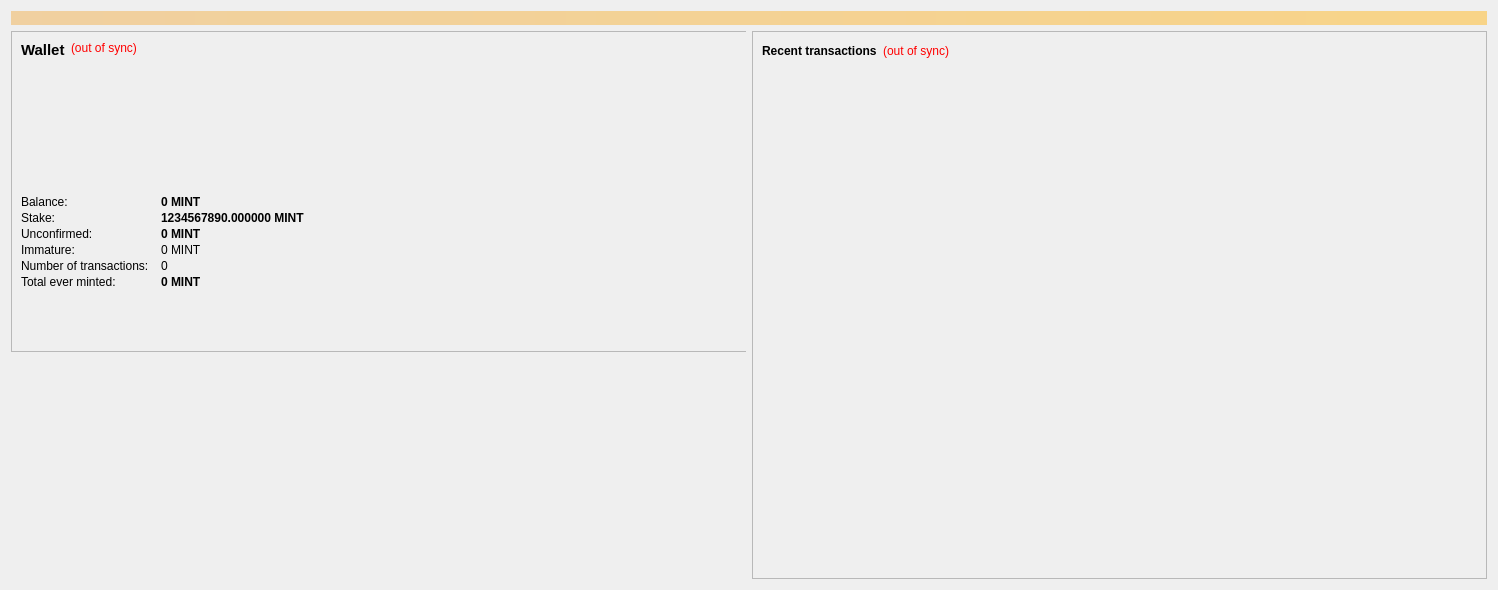
<?xml version="1.0" encoding="UTF-8"?>
<ui version="4.0">
 <class>OverviewPage</class>
 <widget class="QWidget" name="OverviewPage">
  <property name="geometry">
   <rect>
    <x>0</x>
    <y>0</y>
    <width>1498</width>
    <height>590</height>
   </rect>
  </property>
  <property name="minimumSize">
   <size>
    <width>0</width>
    <height>0</height>
   </size>
  </property>
  <property name="windowTitle">
   <string>Form</string>
  </property>
  <layout class="QVBoxLayout" name="topLayout">
   <item>
    <widget class="QLabel" name="labelAlerts">
     <property name="visible">
      <bool>false</bool>
     </property>
     <property name="styleSheet">
      <string notr="true">background-color: qlineargradient(x1: 0, y1: 0, x2: 1, y2: 0, stop:0 #F0D0A0, stop:1 #F8D488);  color:#000000</string>
     </property>
     <property name="wordWrap">
      <bool>true</bool>
     </property>
     <property name="margin">
      <number>3</number>
     </property>
    </widget>
   </item>
   <item>
    <layout class="QHBoxLayout" name="horizontalLayout" stretch="1,1">
     <item>
      <widget class="QFrame" name="walletFrame">
       <property name="sizePolicy">
        <sizepolicy hsizetype="Preferred" vsizetype="MinimumExpanding">
         <horstretch>0</horstretch>
         <verstretch>0</verstretch>
        </sizepolicy>
       </property>
       <property name="minimumSize">
        <size>
         <width>450</width>
         <height>0</height>
        </size>
       </property>
       <widget class="QFrame" name="frame_4">
        <property name="geometry">
         <rect>
          <x>0</x>
          <y>0</y>
          <width>741</width>
          <height>321</height>
         </rect>
        </property>
        <property name="frameShape">
         <enum>QFrame::StyledPanel</enum>
        </property>
        <property name="frameShadow">
         <enum>QFrame::Raised</enum>
        </property>
        <layout class="QVBoxLayout" name="verticalLayout_8">
         <item>
          <layout class="QHBoxLayout" name="horizontalLayout_6">
           <item>
            <widget class="QLabel" name="label_13">
             <property name="font">
              <font>
               <pointsize>11</pointsize>
               <weight>75</weight>
               <bold>true</bold>
              </font>
             </property>
             <property name="text">
              <string>Wallet</string>
             </property>
             <property name="alignment">
              <set>Qt::AlignLeading|Qt::AlignLeft|Qt::AlignTop</set>
             </property>
            </widget>
           </item>
           <item>
            <widget class="QLabel" name="labelWalletStatus">
             <property name="toolTip">
              <string>The displayed information may be out of date. Your wallet automatically synchronizes with the MintCoin network after a connection is established, but this process has not completed yet.</string>
             </property>
             <property name="styleSheet">
              <string notr="true">QLabel { color: red; }</string>
             </property>
             <property name="text">
              <string notr="true">(out of sync)</string>
             </property>
             <property name="alignment">
              <set>Qt::AlignLeading|Qt::AlignLeft|Qt::AlignTop</set>
             </property>
            </widget>
           </item>
           <item>
            <spacer name="horizontalSpacer_4">
             <property name="orientation">
              <enum>Qt::Horizontal</enum>
             </property>
             <property name="sizeHint" stdset="0">
              <size>
               <width>40</width>
               <height>20</height>
              </size>
             </property>
            </spacer>
           </item>
          </layout>
         </item>
         <item>
          <layout class="QFormLayout" name="formLayout_4">
           <property name="fieldGrowthPolicy">
            <enum>QFormLayout::AllNonFixedFieldsGrow</enum>
           </property>
           <property name="labelAlignment">
            <set>Qt::AlignLeading|Qt::AlignLeft|Qt::AlignTop</set>
           </property>
           <property name="horizontalSpacing">
            <number>12</number>
           </property>
           <property name="verticalSpacing">
            <number>2</number>
           </property>
           <item row="0" column="0">
            <widget class="QLabel" name="label_14">
             <property name="text">
              <string>Balance:</string>
             </property>
            </widget>
           </item>
           <item row="0" column="1">
            <widget class="QLabel" name="labelBalance">
             <property name="font">
              <font>
               <weight>75</weight>
               <bold>true</bold>
              </font>
             </property>
             <property name="cursor">
              <cursorShape>IBeamCursor</cursorShape>
             </property>
             <property name="toolTip">
              <string>Your current balance</string>
             </property>
             <property name="text">
              <string notr="true">0 MINT</string>
             </property>
             <property name="textInteractionFlags">
              <set>Qt::LinksAccessibleByMouse|Qt::TextSelectableByKeyboard|Qt::TextSelectableByMouse</set>
             </property>
            </widget>
           </item>
           <item row="1" column="0">
            <widget class="QLabel" name="label_15">
             <property name="text">
              <string>Stake:</string>
             </property>
            </widget>
           </item>
           <item row="1" column="1">
            <widget class="QLabel" name="labelStake">
             <property name="font">
              <font>
               <weight>75</weight>
               <bold>true</bold>
              </font>
             </property>
             <property name="cursor">
              <cursorShape>IBeamCursor</cursorShape>
             </property>
             <property name="toolTip">
              <string>Total of coins that was staked, and do not yet count toward the current balance</string>
             </property>
             <property name="text">
              <string notr="true">1234567890.000000 MINT</string>
             </property>
             <property name="textInteractionFlags">
              <set>Qt::LinksAccessibleByMouse|Qt::TextSelectableByKeyboard|Qt::TextSelectableByMouse</set>
             </property>
            </widget>
           </item>
           <item row="2" column="0">
            <widget class="QLabel" name="label_16">
             <property name="text">
              <string>Unconfirmed:</string>
             </property>
            </widget>
           </item>
           <item row="2" column="1">
            <widget class="QLabel" name="labelUnconfirmed">
             <property name="font">
              <font>
               <weight>75</weight>
               <bold>true</bold>
              </font>
             </property>
             <property name="cursor">
              <cursorShape>IBeamCursor</cursorShape>
             </property>
             <property name="toolTip">
              <string>Total of transactions that have yet to be confirmed, and do not yet count toward the current balance</string>
             </property>
             <property name="text">
              <string notr="true">0 MINT</string>
             </property>
             <property name="textInteractionFlags">
              <set>Qt::LinksAccessibleByMouse|Qt::TextSelectableByKeyboard|Qt::TextSelectableByMouse</set>
             </property>
            </widget>
           </item>
           <item row="3" column="0">
            <widget class="QLabel" name="labelImmatureText">
             <property name="text">
              <string>Immature:</string>
             </property>
            </widget>
           </item>
           <item row="3" column="1">
            <widget class="QLabel" name="labelImmature">
             <property name="font">
              <font>
               <weight>50</weight>
               <bold>false</bold>
              </font>
             </property>
             <property name="toolTip">
              <string>Mined balance that has not yet matured</string>
             </property>
             <property name="text">
              <string notr="true">0 MINT</string>
             </property>
             <property name="textInteractionFlags">
              <set>Qt::LinksAccessibleByMouse|Qt::TextSelectableByKeyboard|Qt::TextSelectableByMouse</set>
             </property>
            </widget>
           </item>
           <item row="4" column="0">
            <widget class="QLabel" name="label_17">
             <property name="text">
              <string>Number of transactions:</string>
             </property>
            </widget>
           </item>
           <item row="4" column="1">
            <widget class="QLabel" name="labelNumTransactions">
             <property name="toolTip">
              <string>Total number of transactions in wallet</string>
             </property>
             <property name="text">
              <string notr="true">0</string>
             </property>
            </widget>
           </item>
           <item row="5" column="0">
            <widget class="QLabel" name="label">
             <property name="text">
              <string>Total ever minted:</string>
             </property>
             <property name="alignment">
              <set>Qt::AlignLeading|Qt::AlignLeft|Qt::AlignTop</set>
             </property>
            </widget>
           </item>
           <item row="5" column="1">
            <widget class="QLabel" name="labelMinted">
             <property name="font">
              <font>
               <weight>75</weight>
               <bold>true</bold>
              </font>
             </property>
             <property name="text">
              <string>0 MINT</string>
             </property>
            </widget>
           </item>
          </layout>
         </item>
        </layout>
       </widget>
      </widget>
     </item>
     <item>
      <layout class="QVBoxLayout" name="verticalLayout_3" stretch="0">
       <item>
        <widget class="QFrame" name="frame_5">
         <property name="sizePolicy">
          <sizepolicy hsizetype="Preferred" vsizetype="Preferred">
           <horstretch>0</horstretch>
           <verstretch>0</verstretch>
          </sizepolicy>
         </property>
         <property name="frameShape">
          <enum>QFrame::StyledPanel</enum>
         </property>
         <property name="frameShadow">
          <enum>QFrame::Raised</enum>
         </property>
         <layout class="QVBoxLayout" name="verticalLayout_9" stretch="0,1">
          <property name="topMargin">
           <number>9</number>
          </property>
          <property name="bottomMargin">
           <number>9</number>
          </property>
          <item>
           <layout class="QHBoxLayout" name="horizontalLayout_4">
            <item>
             <widget class="QLabel" name="label_18">
              <property name="text">
               <string>&lt;b&gt;Recent transactions&lt;/b&gt;</string>
              </property>
             </widget>
            </item>
            <item>
             <widget class="QLabel" name="labelTransactionsStatus">
              <property name="toolTip">
               <string>The displayed information may be out of date. Your wallet automatically synchronizes with the MintCoin network after a connection is established, but this process has not completed yet.</string>
              </property>
              <property name="styleSheet">
               <string notr="true">QLabel { color: red; }</string>
              </property>
              <property name="text">
               <string notr="true">(out of sync)</string>
              </property>
              <property name="alignment">
               <set>Qt::AlignRight|Qt::AlignTrailing|Qt::AlignVCenter</set>
              </property>
             </widget>
            </item>
            <item>
             <spacer name="horizontalSpacer">
              <property name="orientation">
               <enum>Qt::Horizontal</enum>
              </property>
              <property name="sizeHint" stdset="0">
               <size>
                <width>40</width>
                <height>20</height>
               </size>
              </property>
             </spacer>
            </item>
           </layout>
          </item>
          <item>
           <widget class="QListView" name="listTransactions">
            <property name="styleSheet">
             <string notr="true">QListView { background: transparent; }</string>
            </property>
            <property name="frameShape">
             <enum>QFrame::NoFrame</enum>
            </property>
            <property name="verticalScrollBarPolicy">
             <enum>Qt::ScrollBarAlwaysOff</enum>
            </property>
            <property name="horizontalScrollBarPolicy">
             <enum>Qt::ScrollBarAlwaysOff</enum>
            </property>
            <property name="selectionMode">
             <enum>QAbstractItemView::NoSelection</enum>
            </property>
           </widget>
          </item>
         </layout>
        </widget>
       </item>
      </layout>
     </item>
    </layout>
   </item>
  </layout>
 </widget>
 <resources/>
 <connections/>
</ui>
